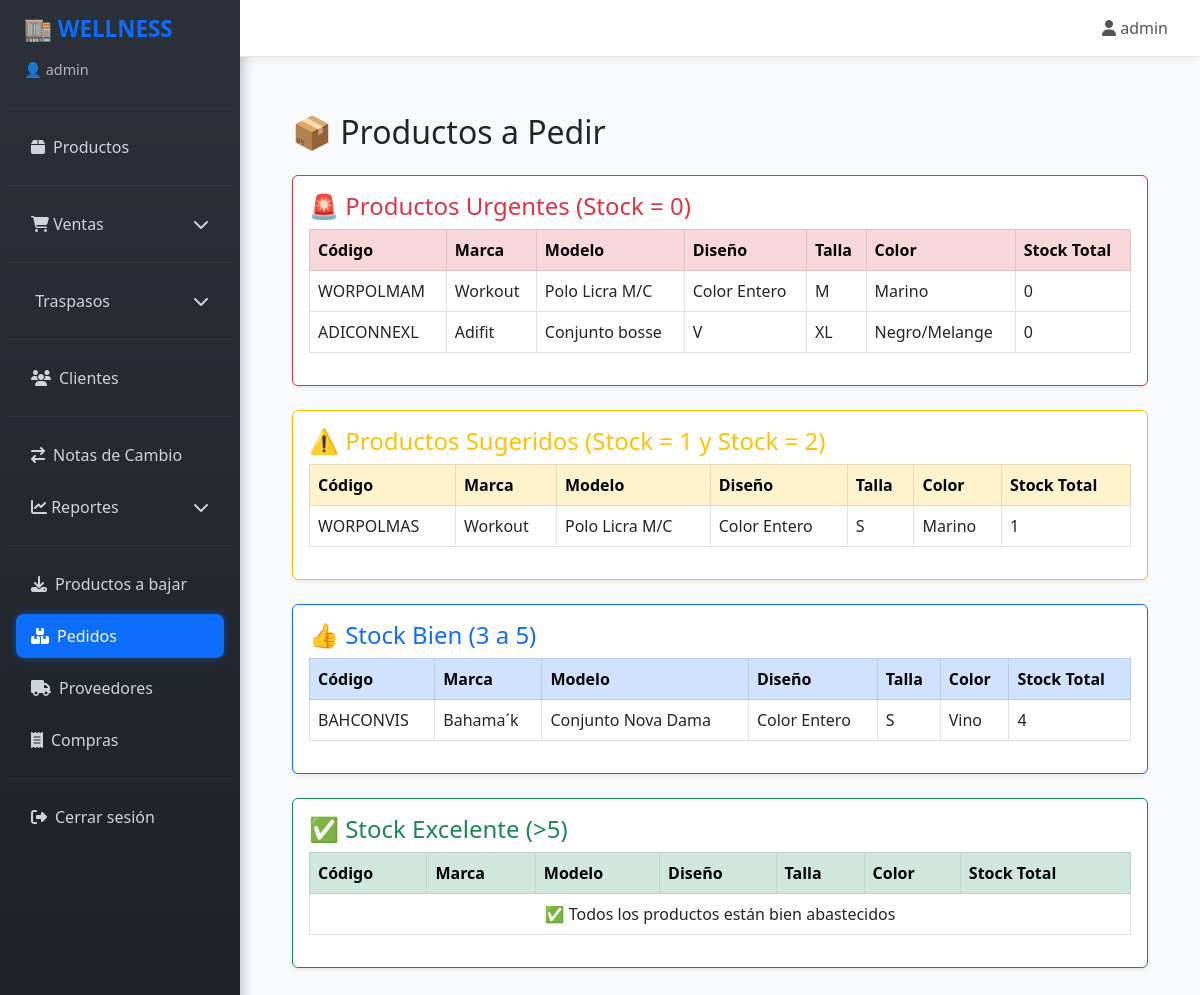
The app's page /inventory/productos-a-pedir/ (signed in) with its own data.
### inventory/models.py (models this page shows, shortened)
class Productos(models.Model):
    Codigo = models.CharField(primary_key=True, max_length=100, unique=True, editable=False)  # autogenerado
    Talla = models.CharField(max_length=50, null=False)
    Marca = models.CharField(max_length=100, null=False)
    Modelo = models.CharField(max_length=100, null=False)
    Diseno = models.CharField(max_length=100, null=False)
    Color = models.CharField(max_length=50, null=False)
    Costo = models.DecimalField(max_digits=10, decimal_places=2, default=18)
    Precio = models.DecimalField(max_digits=10, decimal_places=2)
    S1 = models.IntegerField(default=0)  # Tienda 1
    S2 = models.IntegerField(default=0)  # Tienda 2
    S3 = models.IntegerField(default=0)  # Tienda 3
    Almacen = models.IntegerField(default=0)  # Almacén central
    codigo_barras = models.ImageField(upload_to="barcodes/", blank=True, null=True)
    class Meta:
        verbose_name_plural = "Productos"
    @property
    def CANT_TOTAL(self):
        return (self.S1 or 0) + (self.S2 or 0) + (self.S3 or 0) + (self.Almacen or 0)

### inventory/views.py (the view)
# urls.py: path("productos-a-pedir/", views.productos_a_pedir, name="productos_a_pedir"),
@login_required
def productos_a_pedir(request):
    productos = Productos.objects.all()
    urgentes = [p for p in productos if  p.CANT_TOTAL == 0 ]
    sugeridos = [p for p in productos if p.CANT_TOTAL == 2 or p.CANT_TOTAL == 1 ]
    normales = [p for p in productos if 3 <= p.CANT_TOTAL <= 5]
    excelentes = [p for p in productos if p.CANT_TOTAL > 5]
    context = {
        "urgentes": urgentes,
        "sugeridos": sugeridos,
        "normales": normales,
        "excelentes": excelentes,
    }
    return render(request, "inventory/productos_a_pedir.html", context)

### inventory/templates/inventory/productos_a_pedir.html
{% extends 'base.html' %}
{% block content %}
<div class="container mt-4">
    <h2 class="mb-4">📦 Productos a Pedir</h2>
    <div class="card shadow-sm p-3 mb-4 border-danger">
        <h4 class="text-danger">🚨 Productos Urgentes (Stock = 0)</h4>
        <div class="table-responsive">
            <table class="table table-bordered table-hover">
                <thead class="table-danger">
                    <tr>
                        <th>Código</th>
                        <th>Marca</th>
                        <th>Modelo</th>
                        <th>Diseño</th>
                        <th>Talla</th>
                        <th>Color</th>
                        <th>Stock Total</th>
                    </tr>
                </thead>
                <tbody>
                    {% for p in urgentes %}
                    <tr>
                        <td>{{ p.Codigo }}</td>
                        <td>{{ p.Marca }}</td>
                        <td>{{ p.Modelo }}</td>
                        <td>{{ p.Diseno }}</td>
                        <td>{{ p.Talla }}</td>
                        <td>{{ p.Color }}</td>
                        <td>{{ p.CANT_TOTAL }}</td>
                    </tr>
                    {% empty %}
                    <tr><td colspan="7" class="text-center">✅ No hay productos urgentes</td></tr>
                    {% endfor %}
                </tbody>
            </table>
        </div>
    </div>
    <div class="card shadow-sm p-3 mb-4 border-warning">
        <h4 class="text-warning">⚠️ Productos Sugeridos (Stock = 1 y Stock = 2)</h4>
        <div class="table-responsive">
            <table class="table table-bordered table-hover">
                <thead class="table-warning">
                    <tr>
                        <th>Código</th>
                        <th>Marca</th>
                        <th>Modelo</th>
                        <th>Diseño</th>
                        <th>Talla</th>
                        <th>Color</th>
                        <th>Stock Total</th>
                    </tr>
                </thead>
                <tbody>
                    {% for p in sugeridos %}
                    <tr>
                        <td>{{ p.Codigo }}</td>
                        <td>{{ p.Marca }}</td>
                        <td>{{ p.Modelo }}</td>
                        <td>{{ p.Diseno }}</td>
                        <td>{{ p.Talla }}</td>
                        <td>{{ p.Color }}</td>
                        <td>{{ p.CANT_TOTAL }}</td>
                    </tr>
                    {% empty %}
                    <tr><td colspan="7" class="text-center">✅ No hay productos sugeridos</td></tr>
                    {% endfor %}
                </tbody>
            </table>
        </div>
    </div>
    <div class="card shadow-sm p-3 mb-4 border-primary">
        <h4 class="text-primary">👍 Stock Bien (3 a 5)</h4>
        <div class="table-responsive">
            <table class="table table-bordered table-hover">
                <thead class="table-primary">
                    <tr>
                        <th>Código</th>
                        <th>Marca</th>
                        <th>Modelo</th>
                        <th>Diseño</th>
                        <th>Talla</th>
                        <th>Color</th>
                        <th>Stock Total</th>
                    </tr>
                </thead>
                <tbody>
                    {% for p in normales %}
                    <tr>
                        <td>{{ p.Codigo }}</td>
                        <td>{{ p.Marca }}</td>
                        <td>{{ p.Modelo }}</td>
                        <td>{{ p.Diseno }}</td>
                        <td>{{ p.Talla }}</td>
                        <td>{{ p.Color }}</td>
                        <td>{{ p.CANT_TOTAL }}</td>
                    </tr>
                    {% empty %}
                    <tr><td colspan="7" class="text-center">✅ No hay productos en rango 3-5</td></tr>
                    {% endfor %}
                </tbody>
            </table>
        </div>
    </div>
    <div class="card shadow-sm p-3 mb-4 border-success">
        <h4 class="text-success">✅ Stock Excelente (>5)</h4>
        <div class="table-responsive">
            <table class="table table-bordered table-hover">
                <thead class="table-success">
                    <tr>
                        <th>Código</th>
                        <th>Marca</th>
                        <th>Modelo</th>
                        <th>Diseño</th>
                        <th>Talla</th>
                        <th>Color</th>
                        <th>Stock Total</th>
                    </tr>
                </thead>
                <tbody>
                    {% for p in excelentes %}
                    <tr>
                        <td>{{ p.Codigo }}</td>
                        <td>{{ p.Marca }}</td>
                        <td>{{ p.Modelo }}</td>
                        <td>{{ p.Diseno }}</td>
                        <td>{{ p.Talla }}</td>
                        <td>{{ p.Color }}</td>
                        <td>{{ p.CANT_TOTAL }}</td>
                    </tr>
                    {% empty %}
                    <tr><td colspan="7" class="text-center">✅ Todos los productos están bien abastecidos</td></tr>
                    {% endfor %}
                </tbody>
            </table>
        </div>
    </div>
</div>
{% endblock %}

### inventory/templates/base.html (shortened to what this page needs)
<!DOCTYPE html>
<html lang="es">
<head>
  <link href="https://cdn.jsdelivr.net/npm/bootstrap@5.3.0/dist/css/bootstrap.min.css" rel="stylesheet">
  <link href="https://cdnjs.cloudflare.com/ajax/libs/font-awesome/6.5.0/css/all.min.css" rel="stylesheet">
</head>
<body>
  <div class="sidebar">
    <h4>🏬 WELLNESS</h4>
    <div class="user-info">
      {% if request.user.is_authenticated %}
        👤 {{ request.user.get_full_name|default:request.user.username }}
      {% else %}
        👤 Invitado
      {% endif %}
    </div>
    <hr>
    <a href="{% url 'lista_productos' %}" class="{% if request.resolver_match.url_name == 'lista_productos' %}active{% endif %}">
      <i class="fa-solid fa-box"></i> Productos
    </a>
    <hr>
    {% if request.user.is_authenticated %}
    <a class="d-flex justify-content-between align-items-center" data-bs-toggle="collapse" href="#ventasSubmenu" role="button" aria-expanded="false" aria-controls="ventasSubmenu">
      <span><i class="fa-solid fa-cart-shopping"></i> Ventas</span>
      <i class="fa-solid fa-chevron-down"></i>
    </a>
    <hr>
    <a class="d-flex justify-content-between align-items-center" data-bs-toggle="collapse" href="#traspasosSubmenu" role="button" aria-expanded="false" aria-controls="traspasosSubmenu">
      <span> Traspasos</span>
      <i class="fa-solid fa-chevron-down"></i>
    </a>
    <hr>
    <a href="{% url 'listar_clientes' %}" class="{% if request.resolver_match.url_name == 'listar_clientes' %}active{% endif %}">
      <i class="fa-solid fa-users"></i> Clientes
    </a>
    {% endif %}
    {% if request.user.is_staff or request.user.is_superuser %}
      <hr>
      <a href="{% url 'lista_notas_cambio' %}" class="{% if request.resolver_match.url_name == 'lista_notas_cambio' %}active{% endif %}">
        <i class="fa-solid fa-arrow-right-arrow-left"></i> Notas de Cambio
      </a>
      <a class="d-flex justify-content-between align-items-center" data-bs-toggle="collapse" href="#reportesSubmenu" role="button" aria-expanded="false" aria-controls="reportesSubmenu">
        <span><i class="fa-solid fa-chart-line"></i> Reportes</span>
        <i class="fa-solid fa-chevron-down"></i>
      </a>
      <hr>
      <a href="{% url 'productos_a_bajar' %}" class="{% if request.resolver_match.url_name == 'productos_a_bajar' %}active{% endif %}">
        <i class="fa-solid fa-download"></i> Productos a bajar
      </a>
      <a href="{% url 'productos_a_pedir' %}" class="{% if request.resolver_match.url_name == 'productos_a_pedir' %}active{% endif %}">
        <i class="fa-solid fa-boxes-stacked"></i> Pedidos
      </a>
      <a href="{% url 'listar_proveedores' %}" class="{% if request.resolver_match.url_name == 'listar_proveedores' %}active{% endif %}">
        <i class="fa-solid fa-truck"></i> Proveedores
      </a>
      <a href="{% url 'listar_compras' %}" class="{% if request.resolver_match.url_name == 'listar_compras' %}active{% endif %}">
        <i class="fa-solid fa-receipt"></i> Compras
      </a>
    {% endif %}
    <hr>
    <a href="{% url 'logout' %}">
      <i class="fa-solid fa-right-from-bracket"></i> Cerrar sesión
    </a>
  </div>
  <div class="w-100">
    <div class="topbar">
      {% if request.user.is_authenticated %}
        <div class="user"><i class="fa-solid fa-user"></i> {{ request.user.username }}</div>
      {% endif %}
    </div>
    <div class="content">
      {% block content %}
      {% endblock %}
    </div>
  </div>
</body>
</html>

### inventory/templates/base.html (style rules this page uses)
body { min-height: 100vh; display: flex; flex-direction: row; margin: 0; font-family: 'Segoe UI', Tahoma, Geneva, Verdana, sans-serif; background-color: #f8fafc; overflow-x: hidden; }
.sidebar { min-width: 240px; max-width: 240px; background: linear-gradient(180deg, #2c3038 0%, #1e2127 100%); color: #fff; display: flex; flex-direction: column; padding: 1rem 0.5rem; box-shadow: 4px 0 10px rgba(0, 0, 0, 0.2); }
.sidebar h4 { font-size: 1.4rem; font-weight: 700; margin-bottom: 1rem; padding-left: 1rem; color: #0d6efd; }
.user-info { font-size: 0.9rem; color: #adb5bd; padding-left: 1rem; margin-bottom: 1rem; }
.sidebar a { display: flex; align-items: center; gap: 8px; padding: 10px 15px; margin: 4px 8px; color: #ced4da; text-decoration: none; border-radius: 8px; transition: all 0.25s ease; font-weight: 500; }
.sidebar .active { background-color: #0d6efd; color: #fff !important; box-shadow: 0 0 10px rgba(13,110,253,0.5); }
.sidebar hr { border-top: 1px solid #495057; margin: 12px 0; }
.topbar { width: 100%; background-color: #fff; padding: 1rem 2rem; display: flex; justify-content: space-between; align-items: center; box-shadow: 0 4px 10px rgba(0,0,0,0.05); position: sticky; top: 0; z-index: 10; border-bottom: 1px solid #e5e7eb; }
.topbar .user { font-weight: 500; color: #555; }
.content { flex-grow: 1; padding: 2rem 2.5rem; animation: fadeIn 0.4s ease-in-out; width: 100%; }

### records on screen
Productos: Codigo "WORPOLMAM", Marca "Workout", Modelo "Polo Licra M/C", Diseno "Color Entero", Talla "M", Color "Marino", CANT_TOTAL "0"
Productos: Codigo "ADICONNEXL", Marca "Adifit", Modelo "Conjunto bosse", Diseno "V", Talla "XL", Color "Negro/Melange", CANT_TOTAL "0"
Productos: Codigo "WORPOLMAS", Marca "Workout", Modelo "Polo Licra M/C", Diseno "Color Entero", Talla "S", Color "Marino", CANT_TOTAL "1"
Productos: Codigo "BAHCONVIS", Marca "Bahama´k", Modelo "Conjunto Nova Dama", Diseno "Color Entero", Talla "S", Color "Vino", CANT_TOTAL "4"

### other values on screen
{{ request.user.get_full_name|default:request.user.username }} "admin"
{{ request.user.username }} "admin"
